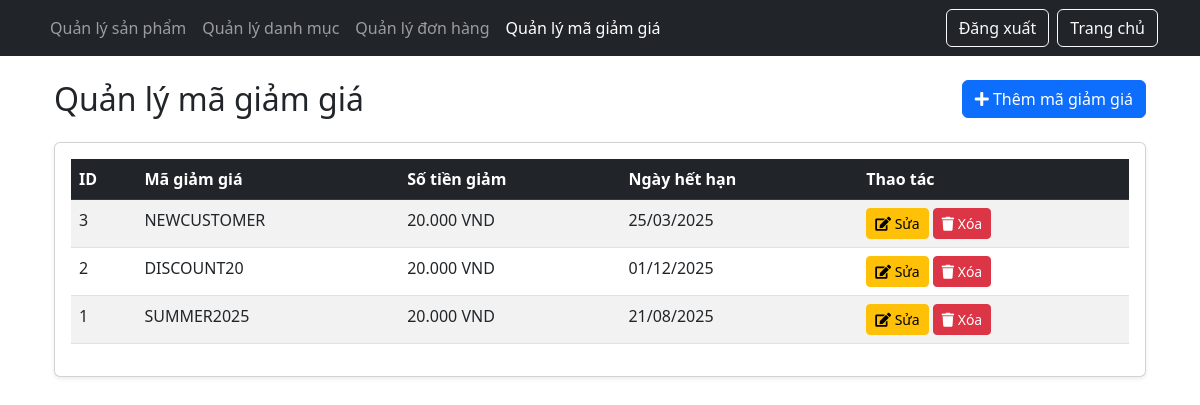
Screenshot of /index.php?route=admin/coupons (signed in) with the database file from the repository.
### tables this page shows
CREATE TABLE `coupon` (
  `Coupon_id` int NOT NULL,
  `Code` varchar(50) DEFAULT NULL,
  `Discount_Amount` decimal(10,2) DEFAULT NULL,
  `Expiration_Date` date DEFAULT NULL
);

### Model/Coupon.php (called while the page is built, shortened)
<?php
class Coupon {
    private $conn;
    public function __construct() {
        global $conn;
        $this->conn = $conn;
    }
    public function getAllCoupons() {
        try {
            $sql = "SELECT * FROM coupon ORDER BY Coupon_id DESC";
            $stmt = $this->conn->prepare($sql);
            $stmt->execute();
            return $stmt->fetchAll(PDO::FETCH_ASSOC);
        } catch(PDOException $e) {
            error_log("Error getting coupons: " . $e->getMessage());
            return [];
        }
    }
}

### Views/Admin/Coupons.php (the view, shortened to what this page needs)
<!DOCTYPE html>
<html lang="vi">
<head>
    <link href="https://cdn.jsdelivr.net/npm/bootstrap@5.3.0/dist/css/bootstrap.min.css" rel="stylesheet">
    <link rel="stylesheet" href="https://cdnjs.cloudflare.com/ajax/libs/font-awesome/5.15.4/css/all.min.css">
</head>
<body>
    <nav class="navbar navbar-expand-lg navbar-dark bg-dark">
        <div class="container">
            <div class="collapse navbar-collapse" id="navbarContent">
                <ul class="navbar-nav me-auto">
                    <li class="nav-item">
                        <a class="nav-link <?= $route == 'admin/products' ? 'active' : '' ?>"
                           href="index.php?route=admin/products">Quản lý sản phẩm</a>
                    </li>
                    <li class="nav-item">
                        <a class="nav-link <?= $route == 'admin/categories' ? 'active' : '' ?>"
                           href="index.php?route=admin/categories">Quản lý danh mục</a>
                    </li>
                    <li class="nav-item">
                        <a class="nav-link" href="#">Quản lý đơn hàng</a>
                    </li>
                    <li class="nav-item">
                        <a class="nav-link <?= $route == 'admin/coupons' ? 'active' : '' ?>"
                           href="index.php?route=admin/coupons">Quản lý mã giảm giá</a>
                    </li>
                </ul>
                <div class="d-flex">
                    <a href="index.php?route=logout" class="btn btn-outline-light me-2">Đăng xuất</a>
                    <a href="index.php" class="btn btn-outline-light">Trang chủ</a>
                </div>
            </div>
        </div>
    </nav>
    <div class="container px-4 py-4">
        <div class="d-flex justify-content-between align-items-center mb-4">
            <h2 class="mb-0">Quản lý mã giảm giá</h2>
            <button type="button" class="btn btn-primary" data-bs-toggle="modal" data-bs-target="#addCouponModal">
                <i class="fas fa-plus"></i> Thêm mã giảm giá
            </button>
        </div>
        <div class="card shadow-sm">
            <div class="card-body">
                <div class="table-responsive">
                    <table class="table table-striped table-hover">
                        <thead class="table-dark">
                            <tr>
                                <th>ID</th>
                                <th>Mã giảm giá</th>
                                <th>Số tiền giảm</th>
                                <th>Ngày hết hạn</th>
                                <th>Thao tác</th>
                            </tr>
                        </thead>
                        <tbody>
                            <?php
                            if (!empty($coupons)) {
                                foreach ($coupons as $coupon) {
                                    $id = isset($coupon['Coupon_id']) ? $coupon['Coupon_id'] : '';
                                    $code = isset($coupon['Code']) ? $coupon['Code'] : '';
                                    $discount = isset($coupon['Discount_Amount']) ? $coupon['Discount_Amount'] : 0;
                                    $expiry = isset($coupon['Expiration_Date']) ? $coupon['Expiration_Date'] : '';
                            ?>
                                    <tr>
                                        <td><?= htmlspecialchars($id) ?></td>
                                        <td><?= htmlspecialchars($code) ?></td>
                                        <td><?= number_format($discount, 0, ',', '.') ?> VND</td>
                                        <td><?= date('d/m/Y', strtotime($expiry)) ?></td>
                                        <td>
                                            <button class="btn btn-warning btn-sm"
                                                    onclick="editCoupon(<?= $id ?>, '<?= $code ?>', <?= $discount ?>, '<?= $expiry ?>')">
                                                <i class="fas fa-edit"></i> Sửa
                                            </button>
                                            <button class="btn btn-danger btn-sm"
                                                    onclick="deleteCoupon(<?= $id ?>)">
                                                <i class="fas fa-trash"></i> Xóa
                                            </button>
                                        </td>
                                    </tr>
                            <?php
                                }
                            } else {
                                echo '<tr><td colspan="5" class="text-center">Không có mã giảm giá nào</td></tr>';
                            }
                            ?>
                        </tbody>
                    </table>
                </div>
            </div>
        </div>
    </div>
</body>
</html>

### rows the page displays
coupon: Coupon_id "3", Code "NEWCUSTOMER", Discount_Amount "20.000", Expiration_Date "25/03/2025"
coupon: Coupon_id "2", Code "DISCOUNT20", Discount_Amount "20.000", Expiration_Date "01/12/2025"
coupon: Coupon_id "1", Code "SUMMER2025", Discount_Amount "20.000", Expiration_Date "21/08/2025"
